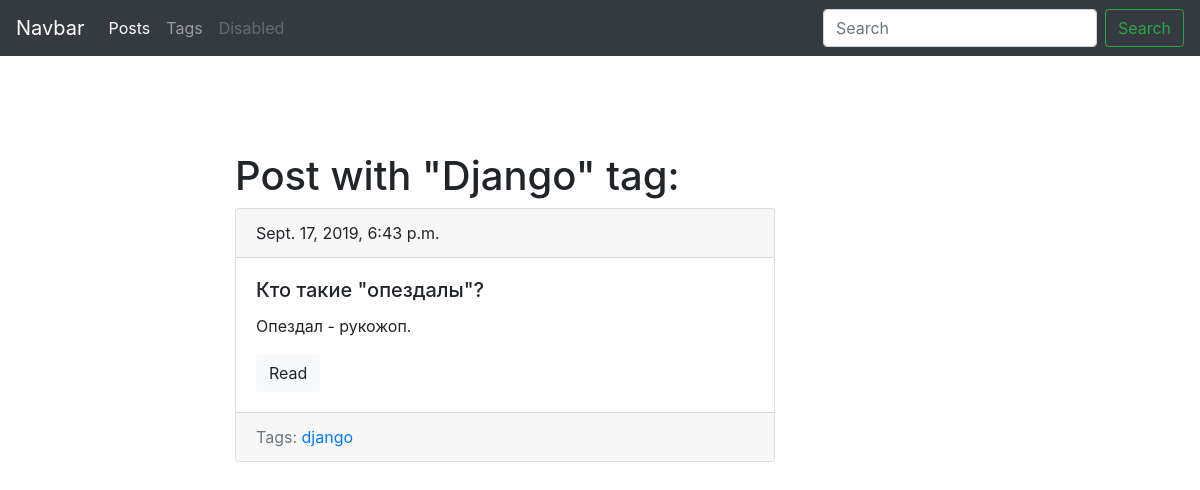
Page /blog/tag/django on the earlier database version.
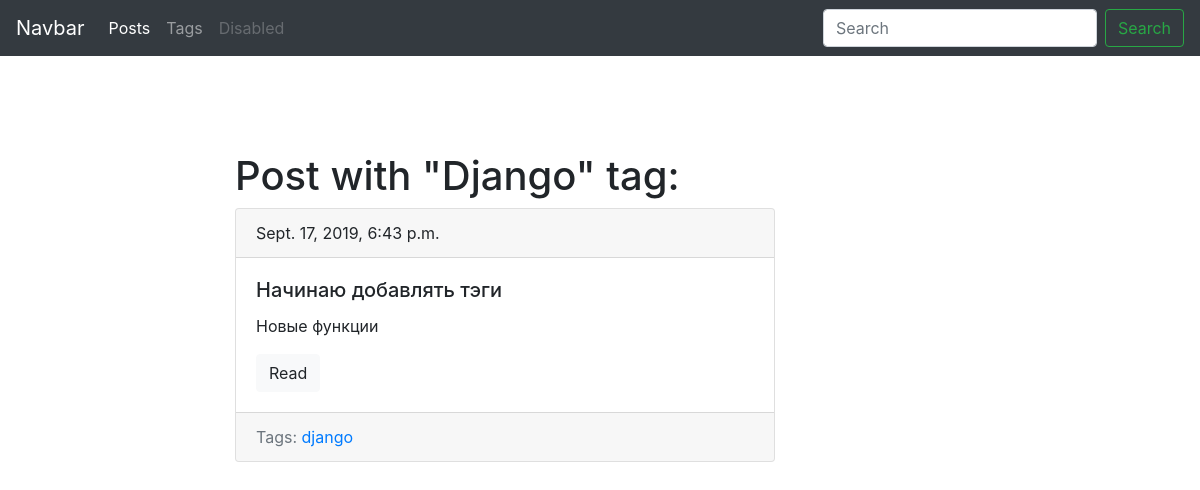
Same page on the later database version.
### blog/models.py (models this page shows, shortened)
class Tag(models.Model):
    title = models.CharField(max_length=50)
    slug = models.SlugField(max_length=50, unique=True)
    def get_absolute_url(self):
        return reverse('tag_detail_url', kwargs={'slug' : self.slug})

class Post(models.Model):
    title = models.CharField(max_length=150, db_index=True)
    slug = models.SlugField(max_length=150, unique=True)
    tags = models.ManyToManyField('Tag', blank=True, related_name='posts')
    body = models.TextField(blank=True, db_index=True)
    date_pub = models.DateTimeField(auto_now_add=True)
    def get_absolute_url(self):
        return reverse('post_detail_url', kwargs={'slug' : self.slug})

### blog/views.py (the view)
# urls.py: path('tag/<str:slug>', TagDetail.as_view(), name='tag_detail_url')
class TagDetail(ObjectDetailMixin, View):
        model = Tag
        template = 'blog/tag_detail.html'

### blog/utils.py (called while the page is built)
    def get(self, request, slug):
        obj = get_object_or_404(self.model, slug__iexact=slug)
        return render(request, self.template, context={self.model.__name__.lower() : obj})

### blog/templates/blog/tag_detail.html (shortened to what this page needs)
{% extends 'blog/base_blog.html' %}
{% block content %}
  <h1 class="mt-5">
    Post with "{{ tag.title|title }}" tag:
  </h1>
  {% for post in tag.posts.all %}
    {% include 'blog/includes/post_card_template.html' %}
  {% endfor %}
{% endblock %}

### blog/templates/blog/base_blog.html
{% extends 'base.html' %}

### templates/base.html (shortened to what this page needs)
<!DOCTYPE html>
<html lang="en">
<head>
  <link rel="stylesheet" href="https://stackpath.bootstrapcdn.com/bootstrap/4.3.1/css/bootstrap.min.css">
</head>
<body>
  <nav class="navbar navbar-expand-lg navbar-dark bg-dark">
    <a class="navbar-brand" href="#">Navbar</a>
    <div class="collapse navbar-collapse" id="navbarSupportedContent">
      <ul class="navbar-nav mr-auto">
        <li class="nav-item active">
          <a class="nav-link" href="{% url 'posts_list_url' %}">Posts</a>
        </li>
        <li class="nav-item">
          <a class="nav-link" href="{% url 'tags_list_url' %}">Tags</a>
        </li>
        <li class="nav-item">
          <a class="nav-link disabled" href="#" tabindex="-1" aria-disabled="true">Disabled</a>
        </li>
      </ul>
      <form class="form-inline my-2 my-lg-0">
        <input class="form-control mr-sm-2" type="search" placeholder="Search" aria-label="Search">
        <button class="btn btn-outline-success my-2 my-sm-0" type="submit">Search</button>
      </form>
    </div>
  </nav>
<div class="container mt-5">
  <div class="row">
    <div class="col-6 offset-md-2">
      {% block content %}{% endblock %}
    </div>
  </div>
</div>
</body>
</html>

### blog/templates/blog/includes/post_card_template.html
<div class="card mb-4">
  <div class="card-header">
    {{ post.date_pub }}
  </div>
  <div class="card-body">
    <h5 class="card-title">{{ post.title }}</h5>
    <p class="card-text">{{ post.body|truncatewords:15 }}</p>
    <a href="{{ post.get_absolute_url }}" class="btn btn-light">Read</a>
  </div>
  <div class="card-footer text-muted">
      Tags:
      {% for tag in post.tags.all %}
        <a href="{{ tag.get_absolute_url }}">{{ tag.title }}</a>
      {% endfor %}
  </div>
</div>

Differences in the rows shown:
changed Post: title "Кто такие \"опездалы\"?" → "Начинаю добавлять тэги"; body "Опездал - рукожоп." → "Новые функции"
